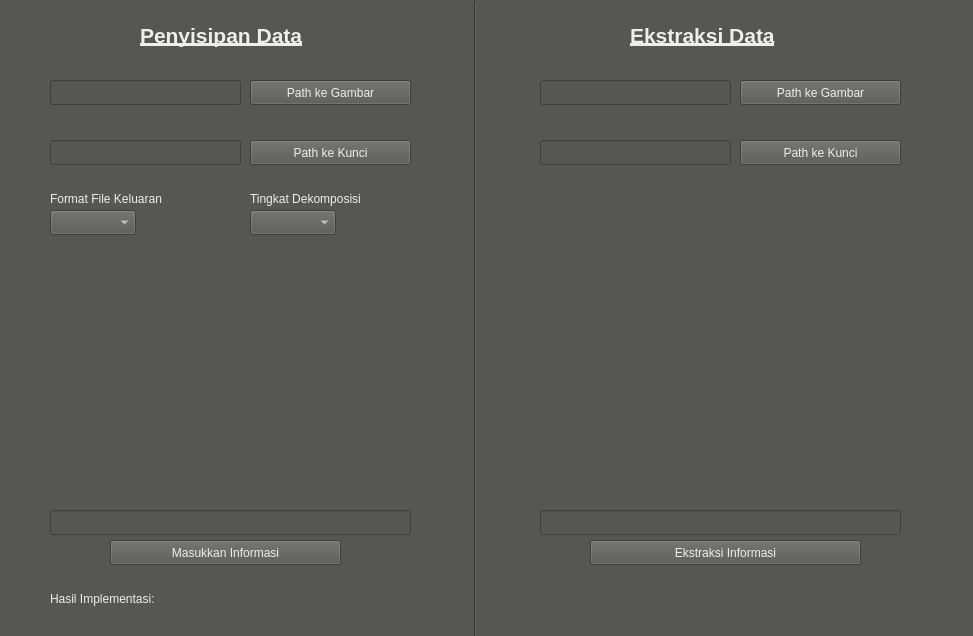
<?xml version="1.0" encoding="UTF-8"?>
<ui version="4.0">
 <class>MainWindow</class>
 <widget class="QMainWindow" name="MainWindow">
  <property name="geometry">
   <rect>
    <x>0</x>
    <y>0</y>
    <width>973</width>
    <height>636</height>
   </rect>
  </property>
  <property name="minimumSize">
   <size>
    <width>973</width>
    <height>636</height>
   </size>
  </property>
  <property name="maximumSize">
   <size>
    <width>973</width>
    <height>636</height>
   </size>
  </property>
  <property name="windowTitle">
   <string>Steganography</string>
  </property>
  <property name="styleSheet">
   <string notr="true">color: rgb(238, 238, 236);
background-color: rgb(85, 87, 83);
border-color: rgb(46, 52, 54);</string>
  </property>
  <widget class="QWidget" name="centralwidget">
   <widget class="QLabel" name="ImageInsert">
    <property name="geometry">
     <rect>
      <x>60</x>
      <y>260</y>
      <width>341</width>
      <height>221</height>
     </rect>
    </property>
    <property name="text">
     <string/>
    </property>
    <property name="scaledContents">
     <bool>true</bool>
    </property>
   </widget>
   <widget class="QLabel" name="ImageExtract">
    <property name="geometry">
     <rect>
      <x>550</x>
      <y>260</y>
      <width>341</width>
      <height>221</height>
     </rect>
    </property>
    <property name="styleSheet">
     <string notr="true">border-color: qradialgradient(spread:pad, cx:0.5, cy:0.5, radius:0.5, fx:0.5, fy:0.5, stop:0 rgba(0, 0, 0, 0), stop:0.52 rgba(0, 0, 0, 0), stop:0.565 rgba(82, 121, 76, 33), stop:0.65 rgba(159, 235, 148, 64), stop:0.721925 rgba(255, 238, 150, 129), stop:0.77 rgba(255, 128, 128, 204), stop:0.89 rgba(191, 128, 255, 64), stop:1 rgba(0, 0, 0, 0));</string>
    </property>
    <property name="text">
     <string/>
    </property>
    <property name="scaledContents">
     <bool>true</bool>
    </property>
   </widget>
   <widget class="QLineEdit" name="PathToInsertFile">
    <property name="geometry">
     <rect>
      <x>50</x>
      <y>80</y>
      <width>191</width>
      <height>25</height>
     </rect>
    </property>
   </widget>
   <widget class="QLineEdit" name="PathToExtractFile">
    <property name="geometry">
     <rect>
      <x>540</x>
      <y>80</y>
      <width>191</width>
      <height>25</height>
     </rect>
    </property>
   </widget>
   <widget class="QLineEdit" name="PathToKeyFileInsert">
    <property name="geometry">
     <rect>
      <x>50</x>
      <y>140</y>
      <width>191</width>
      <height>25</height>
     </rect>
    </property>
   </widget>
   <widget class="QLineEdit" name="PathToKeyFileExtract">
    <property name="geometry">
     <rect>
      <x>540</x>
      <y>140</y>
      <width>191</width>
      <height>25</height>
     </rect>
    </property>
   </widget>
   <widget class="QPushButton" name="getFileNameInsert">
    <property name="geometry">
     <rect>
      <x>250</x>
      <y>80</y>
      <width>161</width>
      <height>25</height>
     </rect>
    </property>
    <property name="cursor">
     <cursorShape>PointingHandCursor</cursorShape>
    </property>
    <property name="text">
     <string>Path ke Gambar</string>
    </property>
   </widget>
   <widget class="QPushButton" name="getKeyPathInsert">
    <property name="geometry">
     <rect>
      <x>250</x>
      <y>140</y>
      <width>161</width>
      <height>25</height>
     </rect>
    </property>
    <property name="cursor">
     <cursorShape>PointingHandCursor</cursorShape>
    </property>
    <property name="text">
     <string>Path ke Kunci</string>
    </property>
   </widget>
   <widget class="QPushButton" name="getFileNameExtract">
    <property name="geometry">
     <rect>
      <x>740</x>
      <y>80</y>
      <width>161</width>
      <height>25</height>
     </rect>
    </property>
    <property name="cursor">
     <cursorShape>PointingHandCursor</cursorShape>
    </property>
    <property name="text">
     <string>Path ke Gambar</string>
    </property>
   </widget>
   <widget class="QPushButton" name="getKeyPathExtract">
    <property name="geometry">
     <rect>
      <x>740</x>
      <y>140</y>
      <width>161</width>
      <height>25</height>
     </rect>
    </property>
    <property name="cursor">
     <cursorShape>PointingHandCursor</cursorShape>
    </property>
    <property name="text">
     <string>Path ke Kunci</string>
    </property>
   </widget>
   <widget class="QLineEdit" name="TextInsert">
    <property name="geometry">
     <rect>
      <x>50</x>
      <y>510</y>
      <width>361</width>
      <height>25</height>
     </rect>
    </property>
   </widget>
   <widget class="QLineEdit" name="TextExtract">
    <property name="geometry">
     <rect>
      <x>540</x>
      <y>510</y>
      <width>361</width>
      <height>25</height>
     </rect>
    </property>
   </widget>
   <widget class="QPushButton" name="Insert">
    <property name="geometry">
     <rect>
      <x>110</x>
      <y>540</y>
      <width>231</width>
      <height>25</height>
     </rect>
    </property>
    <property name="cursor">
     <cursorShape>PointingHandCursor</cursorShape>
    </property>
    <property name="text">
     <string>Masukkan Informasi</string>
    </property>
   </widget>
   <widget class="QPushButton" name="Extract">
    <property name="geometry">
     <rect>
      <x>590</x>
      <y>540</y>
      <width>271</width>
      <height>25</height>
     </rect>
    </property>
    <property name="cursor">
     <cursorShape>PointingHandCursor</cursorShape>
    </property>
    <property name="text">
     <string>Ekstraksi Informasi</string>
    </property>
   </widget>
   <widget class="QLabel" name="label">
    <property name="geometry">
     <rect>
      <x>250</x>
      <y>590</y>
      <width>151</width>
      <height>17</height>
     </rect>
    </property>
    <property name="text">
     <string/>
    </property>
   </widget>
   <widget class="QComboBox" name="outputFormat">
    <property name="geometry">
     <rect>
      <x>50</x>
      <y>210</y>
      <width>86</width>
      <height>25</height>
     </rect>
    </property>
    <property name="cursor">
     <cursorShape>PointingHandCursor</cursorShape>
    </property>
   </widget>
   <widget class="QLabel" name="label_2">
    <property name="geometry">
     <rect>
      <x>50</x>
      <y>190</y>
      <width>191</width>
      <height>17</height>
     </rect>
    </property>
    <property name="text">
     <string>Format File Keluaran</string>
    </property>
   </widget>
   <widget class="QLabel" name="label_3">
    <property name="geometry">
     <rect>
      <x>50</x>
      <y>590</y>
      <width>181</width>
      <height>17</height>
     </rect>
    </property>
    <property name="text">
     <string>Hasil Implementasi:</string>
    </property>
   </widget>
   <widget class="Line" name="line">
    <property name="geometry">
     <rect>
      <x>460</x>
      <y>0</y>
      <width>31</width>
      <height>711</height>
     </rect>
    </property>
    <property name="font">
     <font>
      <weight>75</weight>
      <bold>true</bold>
     </font>
    </property>
    <property name="styleSheet">
     <string notr="true">border-color: rgb(238, 238, 236);
color: rgb(238, 238, 236);
gridline-color: rgb(238, 238, 236);</string>
    </property>
    <property name="orientation">
     <enum>Qt::Vertical</enum>
    </property>
   </widget>
   <widget class="QLabel" name="label_4">
    <property name="geometry">
     <rect>
      <x>140</x>
      <y>20</y>
      <width>211</width>
      <height>31</height>
     </rect>
    </property>
    <property name="font">
     <font>
      <pointsize>16</pointsize>
      <weight>75</weight>
      <bold>true</bold>
      <underline>true</underline>
     </font>
    </property>
    <property name="text">
     <string>Penyisipan Data</string>
    </property>
   </widget>
   <widget class="QLabel" name="label_5">
    <property name="geometry">
     <rect>
      <x>630</x>
      <y>20</y>
      <width>221</width>
      <height>31</height>
     </rect>
    </property>
    <property name="font">
     <font>
      <pointsize>16</pointsize>
      <weight>75</weight>
      <italic>false</italic>
      <bold>true</bold>
      <underline>true</underline>
     </font>
    </property>
    <property name="text">
     <string>Ekstraksi Data</string>
    </property>
   </widget>
   <widget class="QComboBox" name="N_levels">
    <property name="geometry">
     <rect>
      <x>250</x>
      <y>210</y>
      <width>86</width>
      <height>25</height>
     </rect>
    </property>
   </widget>
   <widget class="QLabel" name="label_6">
    <property name="geometry">
     <rect>
      <x>250</x>
      <y>190</y>
      <width>171</width>
      <height>17</height>
     </rect>
    </property>
    <property name="text">
     <string>Tingkat Dekomposisi</string>
    </property>
   </widget>
  </widget>
 </widget>
 <resources/>
 <connections/>
</ui>
